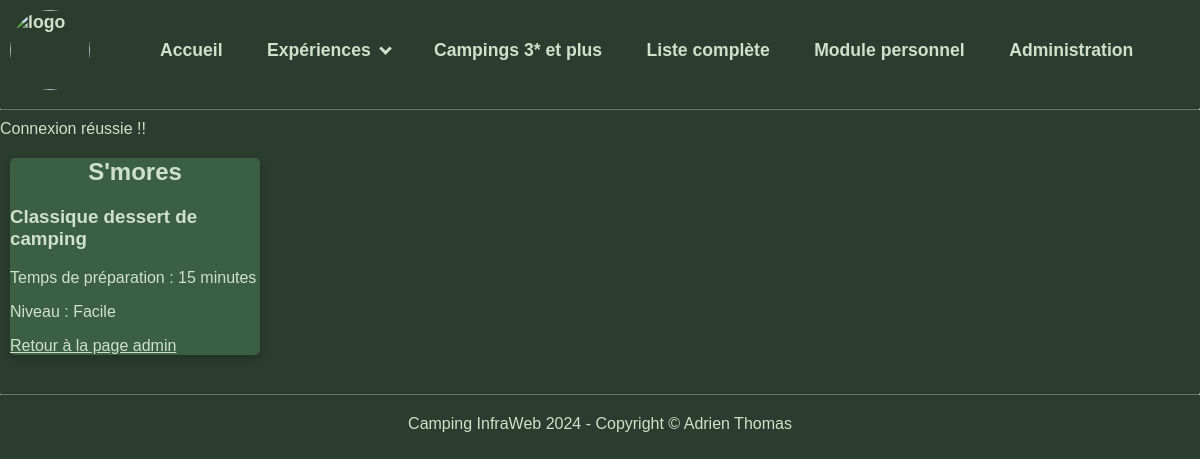
Page /recette.php?id=1 on the committed database.
### tables this page shows
CREATE TABLE `recettes` (
  `id` int NOT NULL,
  `nom` varchar(25) NOT NULL,
  `description` text NOT NULL,
  `temps_preparation` int NOT NULL,
  `niveau_difficulte` varchar(25) NOT NULL
);

### recette.php (the view, shortened to what this page needs)
<?php
include_once(__DIR__ . '/include/header.php');
$id = $_GET['id'];
$requete = $mysqli->prepare("SELECT * FROM recettes WHERE recettes.id = ?");
$requete->bind_param("i", $id);
$requete->execute();
$resultat = $requete->get_result();
$recette = [];
foreach ($resultat as $row) {
  if (!isset($recette["nom"])) {
    $recette = [
      "nom" => $row["nom"],
      "description" => $row["description"],
      "temps_preparation" => $row["temps_preparation"],
      "niveau_difficulte" => $row["niveau_difficulte"],
    ];
  }
}
?>
<main>
  <?php if (!empty($recette)) : ?>
    <div class="card">
      <h2><?= $recette["nom"] ?></h2>
      <h3><?= $recette["description"] ?></h3>
      <p>Temps de préparation : <?= $recette["temps_preparation"] ?> minutes</p>
      <p>Niveau : <?= $recette["niveau_difficulte"] ?></p>
      <div class="form-group">
        <a href="administration_module_personnel.php">Retour à la page admin</a>
      </div>
    </div>
  <?php else : ?>
    <p>Aucune recette trouvée pour l'identifiant fourni.</p>
  <?php endif; ?>
</main>
<?php include_once(__DIR__ . '/include/footer.php'); ?>

### css/styles.css (style rules this page uses)
html { margin:0; padding:0 }
body { margin: 100px 0 0 0; padding: 20px 0; font-family: Arial, sans-serif; }
main { margin:auto; max-width:1200px; }
main h1, main h2, main>p, footer { text-align:center; }
.card { width:250px; border-radius: 5px; box-shadow: 0 4px 8px 0 rgba(0, 0, 0, 0.2); transition: 0.3s; margin:10px; }
.dark-mode, .dark-mode header { background-color: #2b3d2f; color: #d0e0cb; }
.dark-mode a { color: #d0e0cb; }
.dark-mode .card { background-color: #3b5f43; }

### rows in the picture
recettes: nom "S'mores", description "Classique dessert de camping", temps_preparation "15", niveau_difficulte "Facile"
